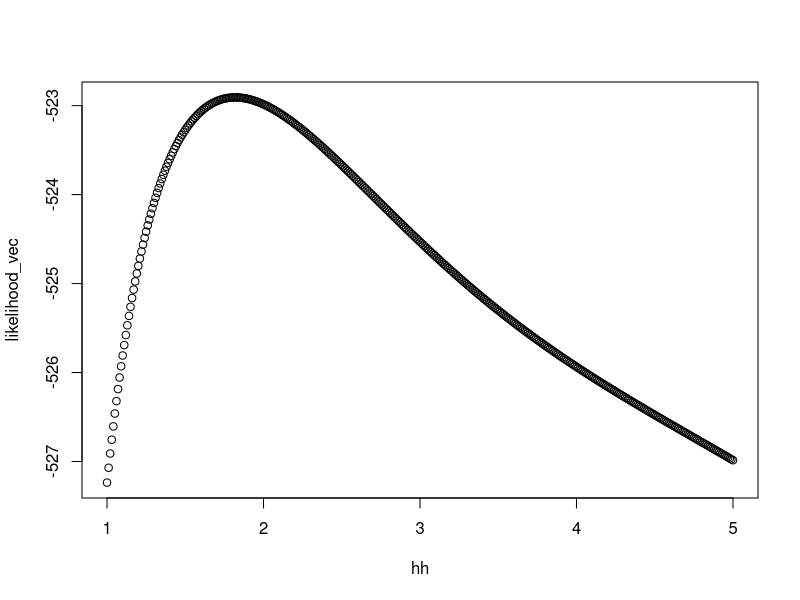
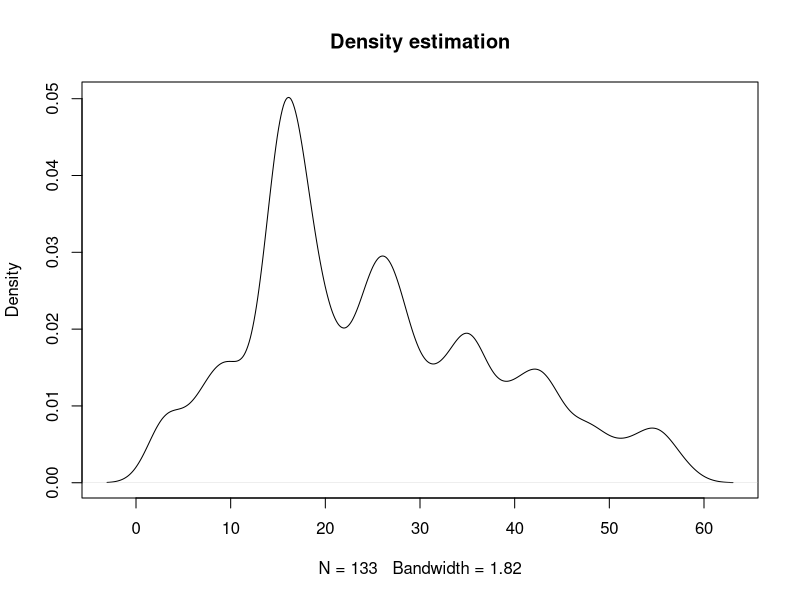

Write R code to recreate these figures, in order.
library(MASS)
data(mcycle)
y<-mcycle$accel
x<-mcycle$times

kernel_funct<-function(xi,xj,h){
  x<-(xi-xj)/h
  return(exp(-0.5*x^2)/sqrt(2*pi))
}

likelihood<-function(x,h){
  n<-length(x)
  kernel_sum<-rep(0,n)
  for( i in 1:n){
    temp<-0
    for(j in x[-i]){
      temp<-temp + kernel_funct(x[i],j,h)
    }
    kernel_sum[i]<-temp
  }
  #return(sum(-n*log((n-1)*h)+log(kernel_sum)))
  return(sum(log(kernel_sum))-n*log((n-1)*h))
}

h<-seq(from = 1, to = 5, by = 0.01)
length(h)
likelihood_vec<-rep(0,length(h))

for(k in 1:length(h)){
  likelihood_vec[k]<-likelihood(x,h[k])
}
plot(h,likelihood_vec,xlab = "hh")
h_opt<-h[which.max(likelihood_vec)]
plot(density(x,kernel = "gaussian", bw=h_opt),main = "Density estimation")
